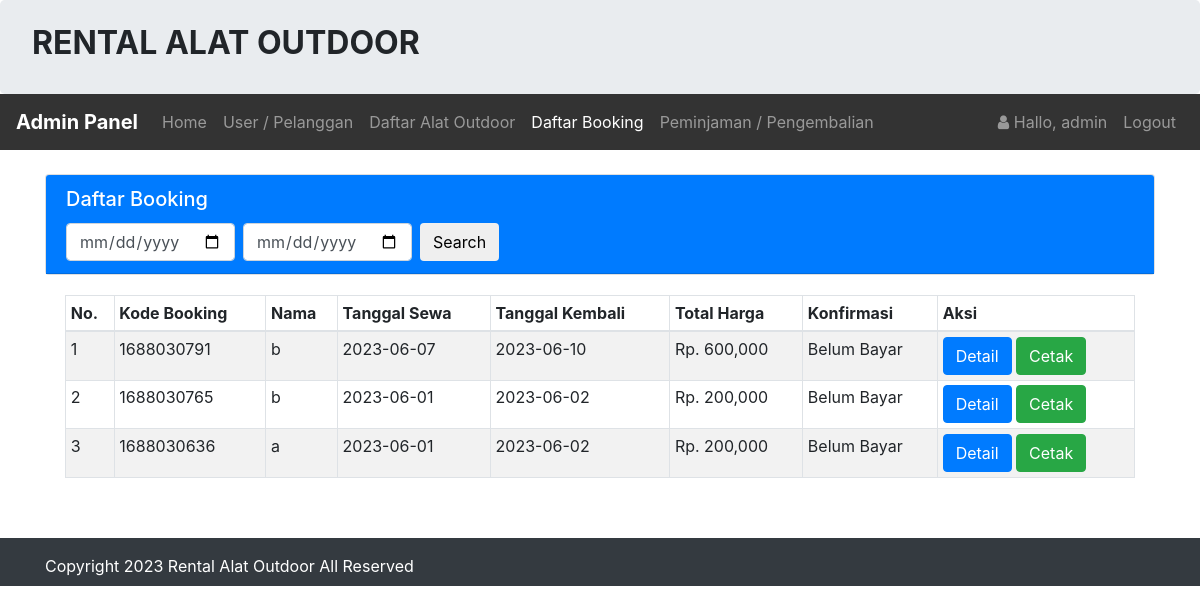
Screenshot of /admin/booking/booking.php (signed in) with the database file from the repository.
### tables this page shows
CREATE TABLE `booking` (
  `id_booking` int(11) NOT NULL,
  `kode_booking` varchar(255) NOT NULL,
  `id_login` int(11) NOT NULL,
  `id_alat` int(11) NOT NULL,
  `ktp` varchar(255) NOT NULL,
  `nama` varchar(255) NOT NULL,
  `alamat` varchar(255) NOT NULL,
  `no_tlp` varchar(15) NOT NULL,
  `tanggal` varchar(255) NOT NULL,
  `tanggal_kembali` varchar(255) NOT NULL,
  `total_harga` int(11) NOT NULL,
  `konfirmasi_pembayaran` varchar(255) NOT NULL,
  `tgl_input` varchar(255) NOT NULL
);

CREATE TABLE `infoweb` (
  `id` int(11) NOT NULL,
  `nama_rental` varchar(255) DEFAULT NULL,
  `telp` varchar(15) DEFAULT NULL,
  `alamat` text DEFAULT NULL,
  `email` varchar(255) DEFAULT NULL,
  `no_rek` text DEFAULT NULL,
  `updated_at` timestamp NOT NULL DEFAULT current_timestamp()
);

### koneksi/koneksi.php (called while the page is built, shortened)
<?php
    $user = 'root';
    $pass = '';
    $koneksi = new PDO("mysql:host=localhost;dbname=rental-alat-outdoor", $user, $pass);
    $url = "http://localhost/rental_alat-master/";
    $sql_web = "SELECT * FROM infoweb WHERE id = 1";
    $row_web = $koneksi->prepare($sql_web);
    $row_web->execute();
    $info_web = $row_web->fetch(PDO::FETCH_OBJ);
?>

### admin/booking/booking.php (the view, shortened to what this page needs)
<?php
    require '../../koneksi/koneksi.php';
    $title_web = 'Daftar Booking';
    include '../header.php';
    if(!empty($_GET['id'])){
        $id = strip_tags($_GET['id']);
        $sql = "SELECT alat.harga, booking.* FROM booking JOIN alat ON
                booking.id_alat=alat.id_alat WHERE id_login = '$id' ORDER BY id_booking DESC";
    }else{
        $sql = "SELECT alat.harga, booking.* FROM booking JOIN alat ON
                booking.id_alat=alat.id_alat ORDER BY id_booking DESC";
    }
    $hasil = $koneksi->query($sql)->fetchAll();
?>
<br>
<div class="container">
    <div class="card">
        <div class="card-header text-white bg-primary">
            <div class="flex justify-between">
                <h5 class="card-title">
                Daftar Booking
                </h5>
                <div class="">
                <form class="form-inline" method="post" action="filter.php">
                    <input class="form-control mr-sm-2" type="date" name="tanggal" placeholder="Cari Nama Booking" aria-label="Search">
                    <input class="form-control mr-sm-2" type="date" name="tanggal_kembali" placeholder="Cari Nama Booking" aria-label="Search">
                    <button class="btn my-2 my-sm-0" type="submit">Search</button>
                </form>
            </div>
            </div>
        </div>
    </div>
        <div class="card-body">
            <div class="table-responsive">
                <table class="table table-striped table-bordered table-sm">
                    <thead>
                        <tr>
                            <th>No. </th>
                            <th>Kode Booking</th>
                            <th>Nama </th>
                            <th>Tanggal Sewa </th>
                            <th>Tanggal Kembali </th>
                            <th>Total Harga</th>
                            <th>Konfirmasi</th>
                            <th>Aksi</th>
                        </tr>
                    </thead>
                    <tbody>
                        <?php  $no=1; foreach($hasil as $isi){?>
                        <tr>
                            <td><?php echo $no;?></td>
                            <td><?= $isi['kode_booking'];?></td>
                            <td><?= $isi['nama'];?></td>
                            <td><?= $isi['tanggal'];?></td>
                            <td><?= $isi['tanggal_kembali'];?></td>
                            <td>Rp. <?= number_format($isi['total_harga']);?></td>
                            <td><?= $isi['konfirmasi_pembayaran'];?></td>
                            <td>
                                <a class="btn btn-primary" href="bayar.php?id=<?= $isi['kode_booking'];?>"
                                role="button">Detail</a>
                                <a class="btn btn-success" href="cetak.php?id=<?= $isi['kode_booking'];?>"
                                role="button" target="_blank">Cetak</a>
                            </td>
                        </tr>
                        <?php $no++;}?>
                    </tbody>
                </table>
            </div>
        </div>
    </div>
<?php  include '../footer.php';?>

### admin/header.php (shortened to what this page needs)
<?php
    $id_login = $_SESSION['USER']['id_login'];
    $row = $koneksi->prepare("SELECT * FROM login WHERE id_login=?");
    $row->execute(array($id_login));
    $hasil_login = $row->fetch();
?>
<!doctype html>
<html lang="en">
  <head>
    <link rel="stylesheet" href="<?php echo $url;?>assets/css/bootstrap.css" >
    <link rel="stylesheet" href="<?php echo $url;?>assets/css/font-awesome.css" >
  </head>
  <body>
    <div class="jumbotron pt-4 pb-4">
        <div class="row">
            <div class="col-sm-8">
                <h2><b style="text-transform:uppercase;">Rental Alat Outdoor</b></h2>
            </div>
        </div>
    </div>
    <nav class="navbar navbar-expand-lg navbar-dark" style="background-color: #333;">
        <a class="navbar-brand" href="<?php echo $url;?>admin/"><b>Admin Panel</b></a>
        <div class="collapse navbar-collapse" id="collapsibleNavId">
            <ul class="navbar-nav mr-auto mt-2 mt-lg-0">
                <li class="nav-item <?php if($title_web == 'Dashboard'){ echo 'active';}?>">
                    <a class="nav-link" href="<?php echo $url;?>admin/">Home <span class="sr-only">(current)</span></a>
                </li>
                <li class="nav-item <?php if($title_web == 'User'){ echo 'active';}?>">
                    <a class="nav-link" href="<?php echo $url;?>admin/user/index.php">User / Pelanggan</a>
                </li>
                <li class="nav-item <?php if($title_web == 'Daftar Alat Outdoor'){ echo 'active';}?>
                <?php if($title_web == 'Tambah Alat Outdoor'){ echo 'active';}?>
                <?php if($title_web == 'Edit Alat Outdoor'){ echo 'active';}?>">
                    <a class="nav-link" href="<?php echo $url;?>admin/alat/alat.php">Daftar Alat Outdoor</a>
                </li>
                <li class="nav-item <?php if($title_web == 'Daftar Booking'){ echo 'active';}?>
                <?php if($title_web == 'Konfirmasi'){ echo 'active';}?>">
                    <a class="nav-link" href="<?php echo $url;?>admin/booking/booking.php">Daftar Booking</a>
                </li>
                <li class="nav-item <?php if($title_web == 'Peminjaman'){ echo 'active';}?>">
                    <a class="nav-link" href="<?php echo $url;?>admin/peminjaman/peminjaman.php">Peminjaman / Pengembalian</a>
                </li>
            </ul>
            <ul class="navbar-nav my-2 my-lg-0">
                <li class="nav-item">
                    <a class="nav-link" href="#">
                        <i class="fa fa-user"> </i> Hallo, <?php echo $hasil_login['nama_pengguna'];?>
                    </a>
                </li>
                <li class="nav-item">
                    <a class="nav-link" onclick="return confirm('Apakah anda ingin logout ?');" href="<?php echo $url;?>admin/logout.php">Logout</a>
                </li>
            </ul>
        </div>
    </nav>

### admin/footer.php (shortened to what this page needs)
    <div class="footer mt-4 bg-dark text-white pt-3 pb-2">
      <div class="container">
        Copyright <?= date('Y');?> <?= $info_web->nama_rental;?> All Reserved
      </div>
    </div>
  </body>
</html>

### rows the page displays
booking: kode_booking "1688030791", nama "b", tanggal "2023-06-07", tanggal_kembali "2023-06-10", total_harga "600,000", konfirmasi_pembayaran "Belum Bayar"
booking: kode_booking "1688030765", nama "b", tanggal "2023-06-01", tanggal_kembali "2023-06-02", total_harga "200,000", konfirmasi_pembayaran "Belum Bayar"
booking: kode_booking "1688030636", nama "a", tanggal "2023-06-01", tanggal_kembali "2023-06-02", total_harga "200,000", konfirmasi_pembayaran "Belum Bayar"
infoweb: nama_rental "Rental Alat Outdoor"

### other values shown
$hasil_login['nama_pengguna'] "admin"
